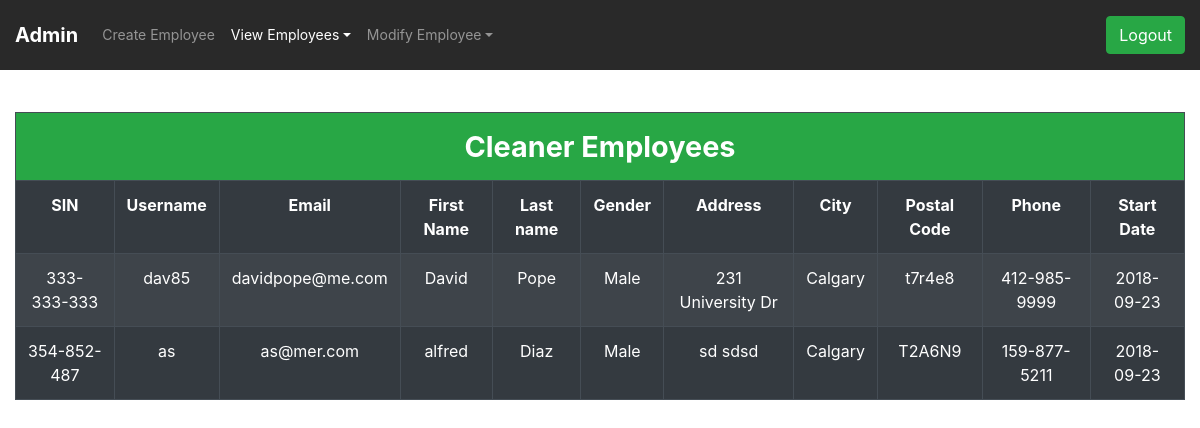
The page /admin/admin_view_cleaners.php (signed in) on the database its author committed.
### tables this page shows
CREATE TABLE `employee` (
  `SIN` varchar(11) NOT NULL,
  `Id` varchar(10) NOT NULL,
  `username` varchar(20) NOT NULL,
  `pwd` longtext NOT NULL,
  `user_type` varchar(15) NOT NULL,
  `gender` varchar(10) NOT NULL DEFAULT 'Other',
  `f_name` varchar(15) NOT NULL,
  `m_name` varchar(15) DEFAULT NULL,
  `l_name` varchar(30) NOT NULL,
  `street` varchar(30) NOT NULL,
  `postal_code` varchar(6) NOT NULL,
  `city` varchar(25) NOT NULL,
  `birth_date` date NOT NULL,
  `job_type` varchar(11) DEFAULT NULL,
  `email` varchar(30) NOT NULL,
  `phone_num` varchar(15) NOT NULL,
  `start_date` date NOT NULL,
  `Dnum` tinyint(6) DEFAULT NULL
);

### admin/admin_view_cleaners.php (the view, shortened to what this page needs)
<!DOCTYPE html>
<html lang="en">
<head>
    <link rel="stylesheet" href="https://stackpath.bootstrapcdn.com/bootstrap/4.3.1/css/bootstrap.min.css"
>
    <link rel="stylesheet" href="adminStyles.css">
</head>
<body>
    <nav class="navbar navbar-expand-md navbar-dark fixed-top">
        <a class="navbar-brand font-weight-bold" href="admin.php">Admin </a>
        <div class="collapse navbar-collapse" id="navbarsExampleDefault">
            <ul class="navbar-nav mr-auto">
                <li class="nav-item ">
                    <a class="nav-link" href="create_employee.php">Create Employee </a>
                </li>
                <li class="nav-item dropdown active">
                    <a class="nav-link dropdown-toggle" href="" id="dropdown01" data-toggle="dropdown"
                        aria-haspopup="true" aria-expanded="false">View Employees</a>
                </li>
                <li class="nav-item dropdown">
                    <a class="nav-link dropdown-toggle" href="" id="dropdown01" data-toggle="dropdown"
                        aria-haspopup="true" aria-expanded="false">Modify Employee</a>
                </li>
            </ul>
            <form action="../include/logout_inc.php" method="post">
                <button type="submit" class="btn btn-success">Logout</button>
            </form>
        </div>
    </nav>
    <main>
        <?php
        require '../include/db_connection_inc.php';
        $jtype = "cleaner";
        $sql = "SELECT * from employee where job_type=? ";
        $stmt = mysqli_stmt_init($connect);
        if (!mysqli_stmt_prepare($stmt, $sql)) {
            header("Location: admin.php?error=sqlErrorSelectEmp");
            exit();
        } else {
            mysqli_stmt_bind_param($stmt, "s", $jtype);
            mysqli_stmt_execute($stmt);
            $response = mysqli_stmt_get_result($stmt);
                if ($m = mysqli_fetch_assoc($response) ) {
               echo' <div class=" text-center  container-fluid ">
                    <table class="table table-lg table-hover table-striped table-bordered table-dark admin_tables ">
                    <tr class="bg-success">
                        <th colspan="11" style="font-size:1.8em;font-weight:bold;">Cleaner Employees</th>
                    </tr>
                    <tr>
                        <th scope="col">SIN</th>
                        <th scope="col">Username</th>
                        <th scope="col">Email</th>
                        <th scope="col">First Name</th>
                        <th scope="col">Last name</th>
                        <th scope="col">Gender</th>
                        <th scope="col">Address</th>
                        <th scope="col">City</th>
                        <th scope="col">Postal Code</th>
                        <th scope="col">Phone</th>
                        <th scope="col">Start Date</th>
                    </tr>';
                    mysqli_stmt_execute($stmt);
                    $response = mysqli_stmt_get_result($stmt);
            while($row = mysqli_fetch_assoc($response)){
                       echo '<tr>
                            <td>'.$row["SIN"].'</td>
                            <td>'.$row["username"].'</td>
                            <td>'.$row["email"].'</td>
                            <td>'.$row["f_name"].'</td>
                            <td>'.$row["l_name"].'</td>
                            <td>'.$row["gender"].'</td>
                            <td>'.$row["street"].'</td>
                            <td>'.$row["city"].'</td>
                            <td>'.$row["postal_code"].'</td>
                            <td>'.$row["phone_num"].'</td>
                            <td>'.$row["start_date"].'</td>
                        </tr>';
                   }
                    echo '</table>   </div>';
              } else {
                echo '<div class=" text-center  container-fluid admin_tables"> <table class="table table-hover table-striped table-bordered table-dark ">
                          <tr class="bg-danger">
                              <th colspan="11">There are no Cleaner Employees in database</th>
                          </tr>
                  </table></div>';
                }
            }
            ?>
    </main>
</body>
</html>

### admin/adminStyles.css (style rules this page uses)
body { background-image: url("../images/server2.jpg"); height: 110%; width: 100%; background-repeat: no-repeat; background-size: auto; color: rgb(250, 246, 246); }
.navbar { background-color: rgba(15, 15, 15, 0.993); font-size: 1em; padding: 15px; }
.admin_tables { margin-top: 7em; }
.dropdown-toggle { cursor: pointer; }
.navbar { background-color: rgba(15, 15, 15, 0.89); font-size: 1em; padding: 15px; }
a { text-decoration: none; color: #666; }
a { font-size: 14px; line-height: 1.7; color: #666666; margin: 0px; transition: all 0.4s; -webkit-transition: all 0.4s; -o-transition: all 0.4s; -moz-transition: all 0.4s; }
button { outline: none !important; border: none; background: transparent; }

### rows shown on the page
employee: SIN "333-333-333", username "dav85", email "davidpope@me.com", f_name "David", l_name "Pope", gender "Male", street "231 University Dr", city "Calgary", postal_code "t7r4e8", phone_num "412-985-9999", start_date "2018-09-23"
employee: SIN "354-852-487", username "as", email "as@mer.com", f_name "alfred", l_name "Diaz", gender "Male", street "sd sdsd", city "Calgary", postal_code "T2A6N9", phone_num "159-877-5211", start_date "2018-09-23"
